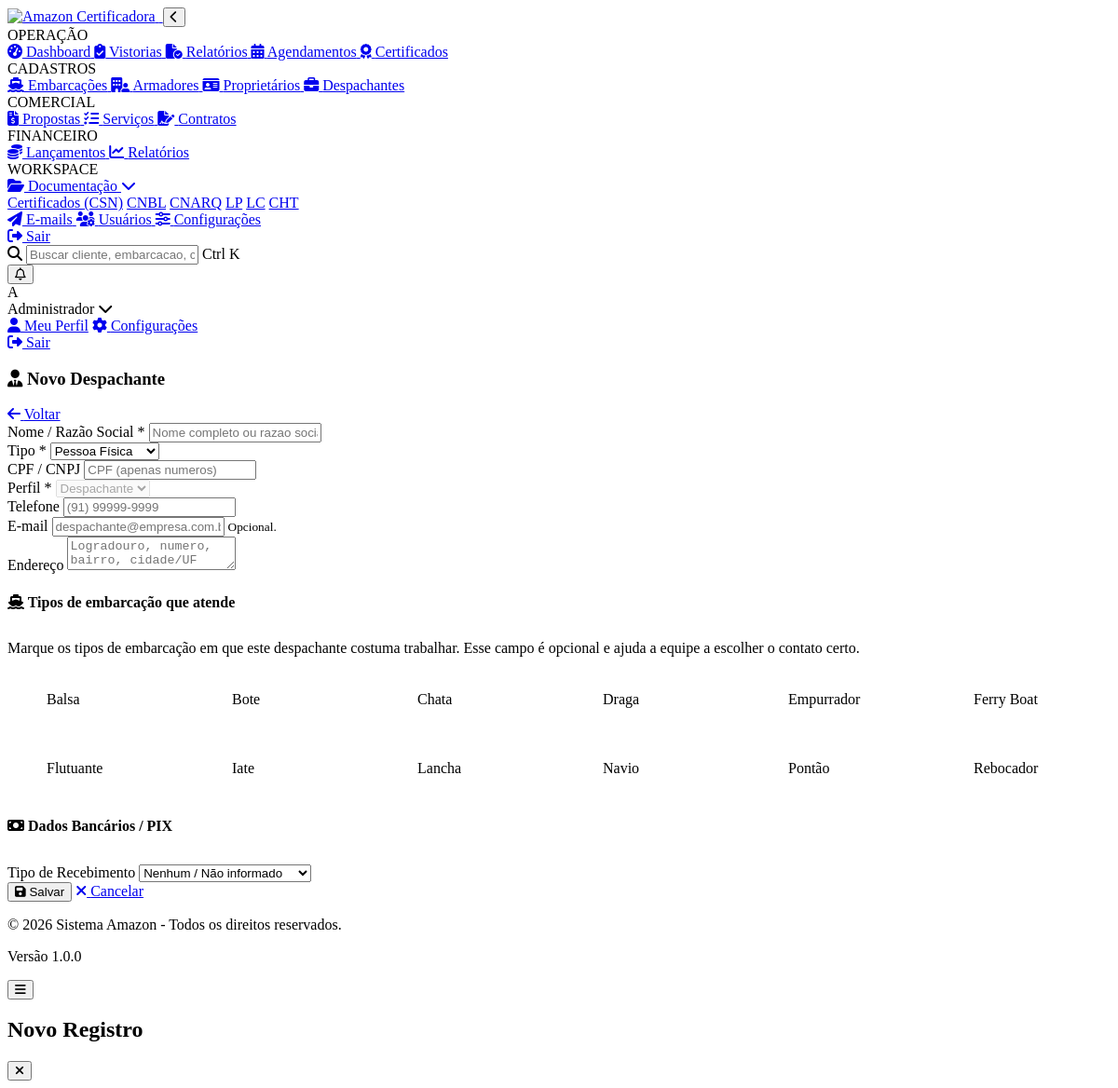
The app's page /modules/despachantes/form.php (signed in) with its own data.
### tables this page shows
CREATE TABLE `tipos_embarcacao` (
  `id` char(36) NOT NULL,
  `nome` varchar(100) NOT NULL,
  `ativo` tinyint(1) DEFAULT '1',
  `criado_em` datetime DEFAULT CURRENT_TIMESTAMP
);

### includes/functions.php (called while the page is built, shortened)
<?php
function h($texto) {
    return htmlspecialchars((string)$texto, ENT_QUOTES, 'UTF-8');
}

### modules/despachantes/form.php (the view, shortened to what this page needs)
<?php
require_once __DIR__ . '/../../config.php';
require_once __DIR__ . '/../../includes/functions.php';
$id = $_GET['id'] ?? null;
$editando = !empty($id);
$despachante = [
    'id' => '',
    'nome' => '',
    'tipo_pessoa' => 'PF',
    'cpf_cnpj' => '',
    'perfil' => 'despachante',
    'telefone' => '',
    'email' => '',
    'endereco' => '',
    'status' => 'ATIVO',
    'embarcacoes_ids' => [],
    'tipos_embarcacao_ids' => [],
];
try {
    $stmtTipos = $pdo->query("SELECT id, nome FROM tipos_embarcacao WHERE ativo = 1 ORDER BY nome ASC");
    $tipos_embarcacao = $stmtTipos->fetchAll(PDO::FETCH_ASSOC);
} catch (Exception $e) {
    $tipos_embarcacao = [];
}
require_once __DIR__ . '/../../includes/header.php';
require_once __DIR__ . '/../../includes/sidebar.php';
?>
<div class="conteudo-principal">
    <div class="form-container">
        <div class="form-header">
            <h3>
                <i class="fas fa-user-tie"></i>
                <?php echo $editando ? 'Editar Despachante' : 'Novo Despachante'; ?>
            </h3>
            <a href="<?php echo APP_URL; ?>despachantes" class="btn btn-secondary btn-sm">
                <i class="fas fa-arrow-left"></i> Voltar
            </a>
        </div>
        <form action="<?php echo APP_URL; ?>despachantes/actions" method="POST" class="form-padrao">
            <div class="form-row">
                <div class="form-group col-12">
                    <label for="nome">Nome / Razão Social *</label>
                    <input type="text" id="nome" name="nome" required
                           value="<?php echo h($despachante['nome']); ?>"
                           placeholder="Nome completo ou razao social">
                </div>
            </div>
            <div class="form-row">
                <div class="form-group col-4">
                    <label for="tipo_pessoa">Tipo *</label>
                    <select id="tipo_pessoa" name="tipo_pessoa" onchange="toggleCpfCnpj(true)">
                        <option value="PF" <?php echo $despachante['tipo_pessoa'] === 'PF' ? 'selected' : ''; ?>>Pessoa Física</option>
                    </select>
                </div>
                <div class="form-group col-4">
                    <label for="cpf_cnpj">CPF / CNPJ</label>
                    <input type="text" id="cpf_cnpj" name="cpf_cnpj"
                           value="<?php echo h($despachante['cpf_cnpj']); ?>"
                           placeholder="Apenas numeros"
                           oninput="mascararCpfCnpj(this)">
                </div>
                <div class="form-group col-4">
                    <label for="perfil">Perfil *</label>
<select id="perfil_show" name="perfil_show" disabled required>
                        <option value="despachante" <?php echo $despachante['perfil'] === 'despachante' ? 'selected' : ''; ?>>Despachante</option>
                    </select>
                </div>
            </div>
            <div class="form-row">
                <div class="form-group col-4">
                    <label for="telefone">Telefone</label>
                    <input type="text" id="telefone" name="telefone"
                           value="<?php echo h($despachante['telefone']); ?>"
                           placeholder="(91) 99999-9999"
                           oninput="mascararTelefone(this)">
                </div>
            </div>
            <div class="form-row">
                <div class="form-group col-12">
                    <label for="email">E-mail</label>
                    <input type="email" id="email" name="email" maxlength="150"
                           inputmode="email" autocomplete="email"
                           value="<?php echo h($despachante['email']); ?>"
                           placeholder="despachante@empresa.com.br">
                    <small class="text-muted">Opcional.</small>
                </div>
            </div>
            <div class="form-row">
                <div class="form-group col-12">
                    <label for="endereco">Endereço</label>
                    <textarea id="endereco" name="endereco" rows="2"
                              placeholder="Logradouro, numero, bairro, cidade/UF"><?php echo h($despachante['endereco']); ?></textarea>
                </div>
            </div>
            <div class="form-row mt-4">
                <div class="form-group col-12">
                    <h4 style="border-bottom: 1px solid var(--cor-borda); padding-bottom: 10px;">
                        <i class="fas fa-ship"></i> Tipos de embarcação que atende
                    </h4>
                    <p class="text-muted" style="margin: 8px 0 14px;">
                        Marque os tipos de embarcação em que este despachante costuma trabalhar. Esse campo é opcional e ajuda a equipe a escolher o contato certo.
                    </p>
                    <?php if (empty($tipos_embarcacao)): ?>
                        <div class="tabela-vazia" style="padding: 20px;">
                            <i class="fas fa-ship"></i>
                            <p>Nenhum tipo de embarcação cadastrado.</p>
                        </div>
                    <?php else: ?>
                        <div class="tipo-embarcacao-grid">
                            <?php foreach ($tipos_embarcacao as $tipo): ?>
                                <?php $marcado = in_array($tipo['id'], $despachante['tipos_embarcacao_ids'] ?? [], true); ?>
                                <label class="tipo-embarcacao-chip<?php echo $marcado ? ' is-selected' : ''; ?>">
                                    <i class="fas fa-check"></i>
                                    <span><?php echo h($tipo['nome']); ?></span>
                                </label>
                            <?php endforeach; ?>
                        </div>
                    <?php endif; ?>
                </div>
            </div>
            <div class="form-row mt-4">
                <div class="form-group col-12">
                    <h4 style="border-bottom: 1px solid var(--cor-borda); padding-bottom: 10px;"><i class="fas fa-money-bill"></i> Dados Bancários / PIX</h4>
                </div>
                <div class="form-group col-4">
                    <label for="tipo_recebimento">Tipo de Recebimento</label>
                    <select id="tipo_recebimento" name="tipo_recebimento" onchange="toggleFinanceiro()">
                        <option value="">Nenhum / Não informado</option>
                    </select>
                </div>
            </div>
            <div class="form-actions">
                <button type="submit" class="btn btn-primary">
                    <i class="fas fa-save"></i>
                    <?php echo $editando ? 'Atualizar' : 'Salvar'; ?>
                </button>
                <a href="<?php echo APP_URL; ?>despachantes" class="btn btn-secondary">
                    <i class="fas fa-times"></i> Cancelar
                </a>
            </div>
        </form>
    </div>
<?php require_once __DIR__ . '/../../includes/footer.php'; ?>

### modules/despachantes/form.php (style rules this page uses)
.tipo-embarcacao-grid { display: grid; grid-template-columns: repeat(auto-fit, minmax(170px, 1fr)); gap: 10px; }
.tipo-embarcacao-chip { min-height: 44px; display: flex; align-items: center; gap: 10px; padding: 10px 12px; border: 1px solid var(--cor-borda); border-radius: 8px; background: var(--cor-fundo); color: var(--cor-texto); cursor: pointer; transition: background 0.18s, border-color 0.18s, box-shadow 0.18s; }
.tipo-embarcacao-chip i { width: 20px; height: 20px; display: grid; place-items: center; border: 1px solid var(--cor-borda); border-radius: 50%; color: transparent; font-size: 0.75rem; flex-shrink: 0; }

### records on screen
tipos_embarcacao: nome "Balsa"
tipos_embarcacao: nome "Bote"
tipos_embarcacao: nome "Chata"
tipos_embarcacao: nome "Draga"
tipos_embarcacao: nome "Empurrador"
tipos_embarcacao: nome "Ferry Boat"
tipos_embarcacao: nome "Flutuante"
tipos_embarcacao: nome "Iate"
tipos_embarcacao: nome "Lancha"
tipos_embarcacao: nome "Navio"
tipos_embarcacao: nome "Pontão"
tipos_embarcacao: nome "Rebocador"

### other values on screen
substr($_SESSION['usuario_nome'] ?? 'A', 0, 1) "A"
$_SESSION['usuario_nome'] "Administrador"
APP_NAME "Sistema Amazon"
